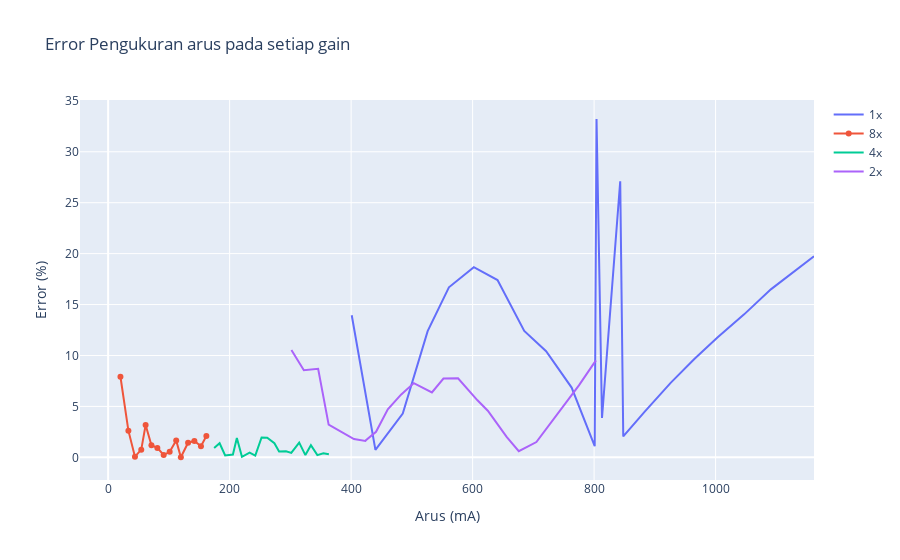

Notebook code cell kept with this figure:
### Code cell
fig = ply.graph_objects.Figure()
# Create and style traces
fig.add_trace(ply.graph_objects.Scatter(
    x=Idata["I multimeter"].loc[Idata['G'] == 1.0], y=Idata["Error"].loc[Idata['G'] == 1.0], name="1x"))
fig.add_trace(ply.graph_objects.Scatter(
    x=Idata["I multimeter"].loc[Idata['G'] == 8.0], y=Idata["Error"].loc[Idata['G'] == 8.0], name="8x"))
fig.add_trace(ply.graph_objects.Scatter(
    x=Idata["I multimeter"].loc[Idata['G'] == 4.0], y=Idata["Error"].loc[Idata['G'] == 4.0], name="4x"))
fig.add_trace(ply.graph_objects.Scatter(
    x=Idata["I multimeter"].loc[Idata['G'] == 2.0], y=Idata["Error"].loc[Idata['G'] == 2.0], name="2x"))
fig.update_layout(title='Error Pengukuran arus pada setiap gain',
                  xaxis_title='Arus (mA)',
                  yaxis_title='Error (%)')

### Figure 1 — Plotly figure (JSON) as saved in the notebook; plotly's stock layout.template omitted (floating-point values rounded to 4 significant figures)
{"data": [{"name": "1x", "type": "scatter", "x": [401, 440, 485, 526, 561, 602, 641, 685, 721, 763, 801, 804, 813, 843, 848, 883, 926, 965, 1003, 1047, 1091, 1121, 1162], "y": [13.95, 0.7368, 4.303, 12.39, 16.7, 18.66, 17.41, 12.41, 10.41, 6.849, 1.098, 33.22, 3.864, 27.1, 2.056, 4.473, 7.31, 9.649, 11.77, 14.04, 16.49, 17.88, 19.75]}, {"name": "8x", "type": "scatter", "x": [20.26, 33.35, 44.14, 54.51, 61.7, 71.3, 81, 91.4, 101.3, 112, 119.7, 131.6, 142, 152.8, 161.7], "y": [7.912, 2.62, 0.07077, 0.7552, 3.175, 1.178, 0.9233, 0.2305, 0.5434, 1.666, 0.01052, 1.438, 1.609, 1.097, 2.091]}, {"name": "4x", "type": "scatter", "x": [174.5, 183.5, 192.6, 205.4, 211.9, 220.3, 232.9, 242.2, 252.6, 261.9, 273.7, 281.4, 292.8, 301.5, 314.5, 323.8, 324.7, 333.8, 344.4, 354.3, 363.4], "y": [0.9133, 1.387, 0.1819, 0.2738, 1.901, 0.05782, 0.4616, 0.1727, 1.95, 1.932, 1.382, 0.5775, 0.5969, 0.4332, 1.453, 0.4279, 0.2234, 1.189, 0.2192, 0.4023, 0.3068]}, {"name": "2x", "type": "scatter", "x": [301.7, 322.2, 345.7, 363, 404.7, 423.5, 424.4, 441, 460.4, 482.1, 503.2, 533, 552, 576, 608, 625, 656, 676, 705, 730, 750, 775, 803], "y": [10.54, 8.557, 8.698, 3.204, 1.798, 1.606, 1.683, 2.508, 4.724, 6.152, 7.291, 6.371, 7.732, 7.759, 5.602, 4.577, 2.012, 0.6012, 1.505, 3.526, 5.121, 7.07, 9.523]}], "layout": {"title": {"text": "Error Pengukuran arus pada setiap gain"}, "xaxis": {"title": {"text": "Arus (mA)"}}, "yaxis": {"title": {"text": "Error (%)"}}}}
